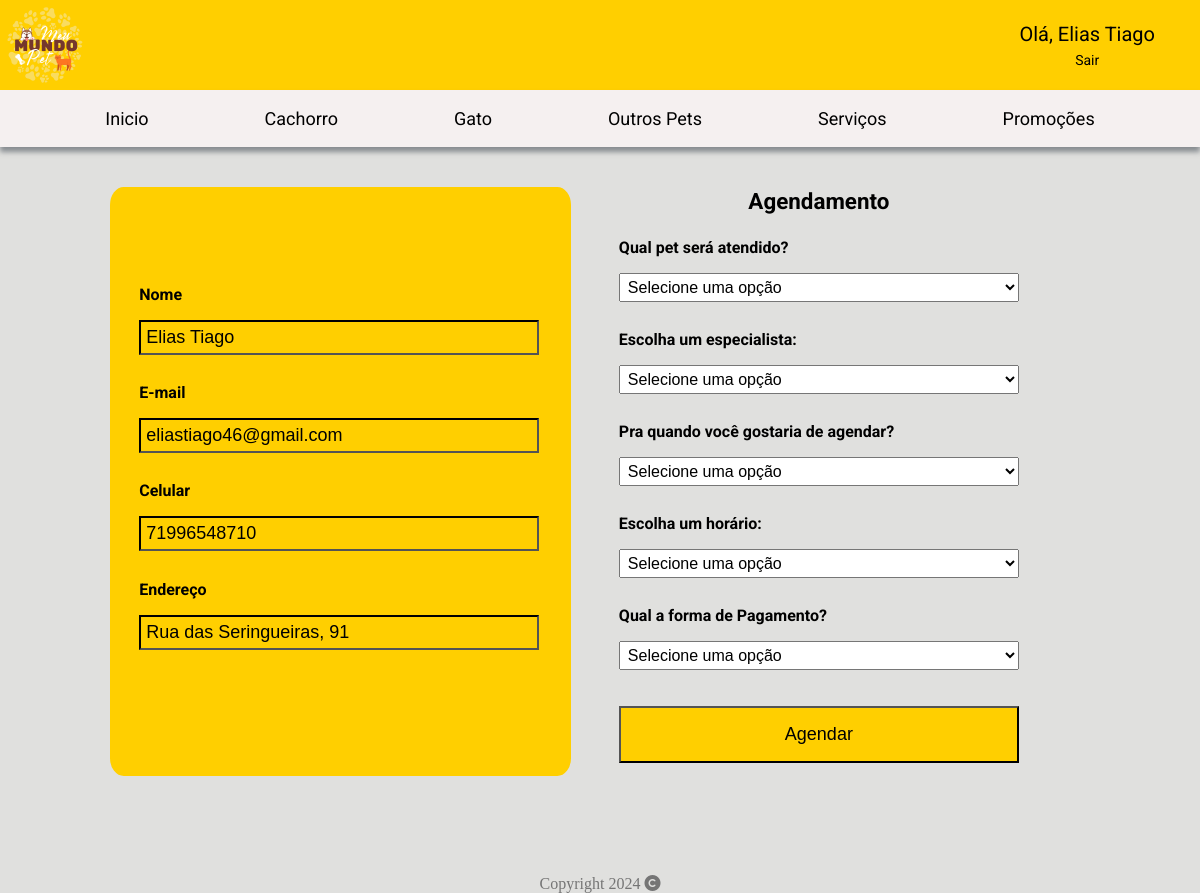
Screenshot of /agendamento/2 (signed in) with the database file from the repository.
### tables this page shows
CREATE TABLE "humano" (
	"id_humano"	INTEGER UNIQUE,
	"nome_humano"	TEXT,
	"cpf_humano"	NUMERIC,
	"email_humano"	TEXT,
	"contato_humano"	NUMERIC,
	"endereco_humano"	TEXT,
	"senha"	TEXT,
	PRIMARY KEY("id_humano" AUTOINCREMENT)
);

### default.py (the view)
@app.route("/agendamento/<servico>", methods = ["GET", "POST"])
def agendamento(servico):
    if (current_user.is_authenticated):
        if request.method == "POST":
            id_pet = request.form["pet"]
            id_profissional = request.form["profissional"]
            data = request.form["data"]
            horario = request.form["horario"]
            rep.agendamento(data=data,horario=horario,id_profissional=id_profissional,id_cliente=4,id_servico=2)
            return render_template ('agendamento.html', servico = servico)
        else:
            return render_template ('agendamento.html', servico = servico)
    else:
        return redirect(url_for('login'))

### rep.py (called while the page is built)
def verificacao(id):
    try:
        conn = sqlite3.connect('petshop.db')
        cursor = conn.cursor()
        sql_select = f'SELECT * FROM humano WHERE id_humano = "{id}"'
        cursor.execute(sql_select)
        cliente = cursor.fetchall()
        conn.close()
        return cliente
    except:
        False

### user.py (called while the page is built)
@lm.user_loader
def load_user(id):
    cliente = rep.verificacao(id)
    user = User(cliente[0][0], cliente[0][1], cliente[0][2], cliente[0][3], cliente[0][4], cliente[0][5])
    return user

### templates/agendamento.html (shortened to what this page needs)
<!DOCTYPE html>
<html>
    <head>
        <link rel="stylesheet" href="../static/style/agendamento.css">
        <link href="https://cdnjs.cloudflare.com/ajax/libs/font-awesome/6.5.1/css/all.min.css" rel="stylesheet">
    </head>
    <body>
        <header>
            <div class="container">
                <div class="div-container">
                    <img class="img-logo" src="../static/image/logo.png" alt="Logo tipo do petshop">
                </div>
                <div class="div-container">
                </div>
                <div class="div-container login">
                    <div class="user">
                        <a href="#"> Olá, {{current_user.nome_humano}}</a>
                        <a id="logout" href="/logout">Sair</a>
                    </div>
                </div>
            </div>
            <nav>
                <ul class="menu">
                    <li><a class="inicio" href="/"><img class="img-menu" src="{{ url_for('static', filename='image/inicio.png')}}" alt="imagem menu">Inicio</a></li>
                    <li><a class="cachorro" href="#"><img class="img-menu" src="{{ url_for('static', filename='image/cachorro.png')}}" alt="imagem cachorro">Cachorro</a>
                    </li>
                    <li><a class="gato" href="#"><img class="img-menu" src="{{ url_for('static', filename='image/gato.png')}}" alt="imagem gato">Gato</a>
                    </li>
                    <li><a class="passaro" href="#"><img class="img-menu" src="{{ url_for('static', filename='image/passaro.png')}}" alt="imagem pássaro">Outros Pets</a>
                    </li>
                    <li><a class="servico" href="/servicos"><img class="img-menu" src="{{ url_for('static', filename='image/servico.png')}}" alt="imagem coração">Serviços</a></li>
                    <li><a class="promocao" href="/promocao"><img class="img-menu" src="{{ url_for('static', filename='image/promocao.png')}}" alt="imagem desconto">Promoções</a></li>
                </ul>
            </nav>
        </header>
        <section class="conteudo">
            <div class="info-esquerda">
                <div class="box-login">
                    <label for="nome">Nome</label>
                    <input type="text" id="nome" name="nome" value="{{current_user.nome_humano}}" placeholder="Digite seu nome completo">
                    <label for="email">E-mail</label>
                    <input type="text" id="email" name="email" value="{{current_user.email_humano}}" placeholder="Digite seu email">
                    <label for="celular">Celular</label>
                    <input type="tel" id="celular" name="celular" value="{{current_user.contato_humano}}" placeholder="DDD + Celular">
                    <label for="endereco">Endereço</label>
                    <input type="text" id="endereco" name="endereco" value="{{current_user.endereco_humano}}" placeholder="Digite seu endereço">
                </div>
            </div>
            <div class="info-direita">
                <div class="box-info-direita">
                    <h3>Agendamento</h3>
                    <form action="/agendamento/{{servico}}" method="POST">
                        <label for="pet">Qual pet será atendido?</label>
                        <select id="pet" name="pet">
                            <option>Selecione uma opção</option>
                        </select>
                        <label for="nome">Escolha um especialista:</label>
                        <select id="profissional" name="profissional">
                            <option>Selecione uma opção</option>
                        </select>
                        <label for="nome">Pra quando você gostaria de agendar?</label>
                        <select id="data" name="data">
                            <option>Selecione uma opção</option>
                        </select>
                        <label for="nome">Escolha um horário:</label>
                        <select id="horario" name="horario">
                            <option>Selecione uma opção</option>
                        </select>
                        <label for="nome">Qual a forma de Pagamento?</label>
                        <select id="pagamento" name="pagamento">
                            <option>Selecione uma opção</option>
                        </select>
                        <input type="submit" class="button-left" nome="Agendar" value="Agendar">
                    </form>
                </div>
            </div>
        </section>
        <footer class="rodape">
            <div class="copy">Copyright 2024 <i class="fa-solid fa-copyright" style="color: rgb(117, 117, 117);"></i></div>
        </footer>
    </body>
</html>

### static/style/agendamento.css (style rules this page uses)
* { margin: 0; padding: 0; box-sizing: border-box; }
body { background-color: #e0e0de; display: flex; flex-direction: column; height: 100vh; }
.user { display: flex; flex-direction: column; justify-content: center; align-items: center; }
#logout { font-size: 14px; margin-top: 5%; }
section { padding: 2%; }
.conteudo { flex: 1 0 auto; display: flex; }
.rodape { flex-shrink: 0; }
header { background-color: #FFCF00; width: 100%; font-family: 'Roboto', sans-serif; }
.container { display: flex; justify-content: space-between; }
.container .div-container { width: 25%; display: flex; align-items: center; }
.img-logo { width: 30%; }
.login { justify-content: end; padding: 15px; margin-right: 30px; }
.login a { font-size: 20px; text-decoration: none; color: black; }
nav { background-color: #F5F0F0; margin: 0 auto; display: flex; justify-content: center; align-items: center; box-shadow: 0px 5px 5px #313b4580; }
.menu > li, .menu > a { display: inline-block; }
.menu li { position: relative; list-style-type: none; }
.menu a { text-decoration: none; color: black; display: block; padding: 18px 3.5rem; transition: background-color .22s ease, color .22s ease; display: flex; align-items: center; justify-content: space-between; font-size: 18px; }
.info-esquerda { width: 50%; display: flex; flex-direction: column; justify-content: center; align-items: end; }
.box-login { background-color: #FFCF00; width: 80%; height: 95%; border-radius: 3%; padding: 5%; display: flex; flex-direction: column; justify-content: center; margin-right: 5%; }
h3 { font-family: 'Roboto', sans-serif; margin-bottom: 7%; font-size: 140%; }
label { font-family: 'Roboto', sans-serif; margin-bottom: 2%; font-weight: bold; }
input { background-color: transparent; border-color: black; font-size: 18px; padding: 5px; margin-top: 2%; margin-bottom: 7%; width: 25rem; }
select { padding: 1%; font-size: 16px; margin-top: 2%; margin-bottom: 7%; }
.button-left { padding: 4%; background-color: #FFCF00; }
form { display: flex; flex-direction: column; }
.info-direita { width: 50%; display: flex; flex-direction: column; justify-content: center; }
.box-info-direita { width: 65%; padding-left: 5%; padding-top: 3%; display: flex; flex-direction: column; align-items: center; margin-left: 3%; justify-content: center; }
footer { margin-top: 5%; display: flex; align-items: center; justify-content: center; }
.copy { color: rgb(117, 117, 117); }

### rows the page displays
humano: nome_humano "Elias Tiago", nome "Elias Tiago", email "eliastiago46@gmail.com", celular "71996548710", endereco "Rua das Seringueiras, 91"
